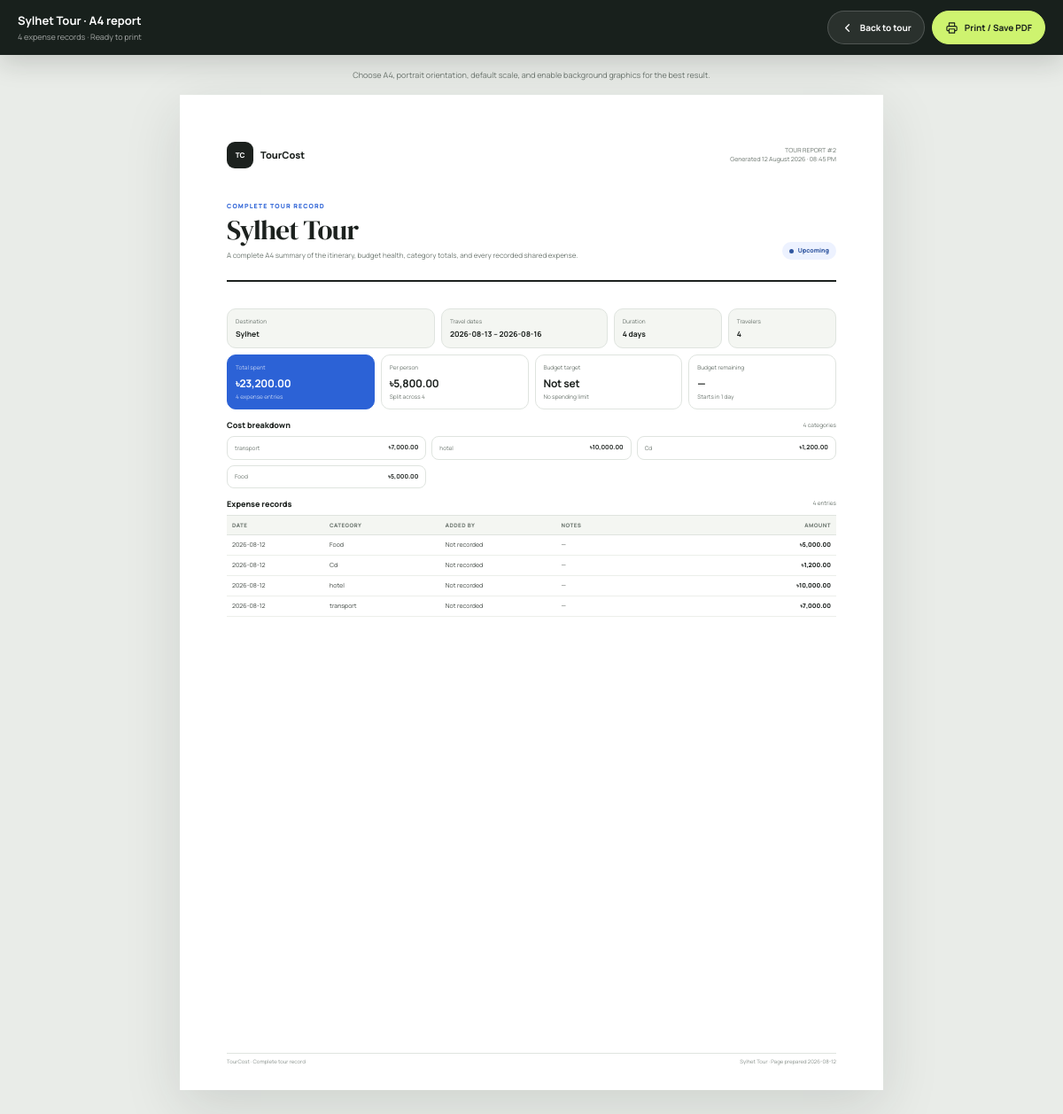
Page /tour/2/print (signed in) on the committed database.
### tables this page shows
CREATE TABLE tours (
                id INTEGER PRIMARY KEY AUTOINCREMENT,
                title TEXT NOT NULL,
                destination TEXT NOT NULL,
                start_date TEXT NOT NULL,
                end_date TEXT NOT NULL,
                travelers INTEGER NOT NULL,
                transport_cost REAL NOT NULL DEFAULT 0,
                hotel_cost_per_night REAL NOT NULL DEFAULT 0,
                hotel_nights INTEGER NOT NULL DEFAULT 0,
                food_cost_per_person_per_day REAL NOT NULL DEFAULT 0,
                food_days INTEGER NOT NULL DEFAULT 0,
                activities_cost REAL NOT NULL DEFAULT 0,
                visa_cost REAL NOT NULL DEFAULT 0,
                shopping_cost REAL NOT NULL DEFAULT 0,
                other_cost REAL NOT NULL DEFAULT 0,
                tax_percent REAL NOT NULL DEFAULT 0,
                contingency_percent REAL NOT NULL DEFAULT 0,
                notes TEXT DEFAULT '',
                created_at TEXT NOT NULL,
                updated_at TEXT NOT NULL
            , total_cost REAL NOT NULL DEFAULT 0, budget_limit REAL NOT NULL DEFAULT 0);

CREATE TABLE expenses (
                    id INTEGER PRIMARY KEY AUTOINCREMENT,
                    tour_id INTEGER NOT NULL,
                    category TEXT NOT NULL,
                    amount REAL NOT NULL,
                    expense_date TEXT NOT NULL,
                    notes TEXT DEFAULT '',
                    created_at TEXT NOT NULL,
                    updated_at TEXT NOT NULL, created_by_id INTEGER,
                    FOREIGN KEY(tour_id) REFERENCES tours(id) ON DELETE CASCADE
                );

### app.py (the view)
@app.route("/tour/<int:tour_id>/print")
@login_required
def print_tour(tour_id):
    with get_db() as conn:
        tour = conn.execute("SELECT * FROM tours WHERE id = ?", (tour_id,)).fetchone()
    if not tour:
        flash("Tour not found.", "danger")
        return redirect(url_for("dashboard"))
    costs = calculate_costs(tour)
    insights = get_tour_insights(tour, costs["grand_total"])
    expenses = get_tour_expenses(tour_id)
    return render_template(
        "print_tour.html",
        tour=tour,
        costs=costs,
        insights=insights,
        expenses=expenses,
        generated_at=datetime.now(),
    )

### app.py (called while the page is built)
@contextmanager
def get_db():
    conn = sqlite3.connect(DB_PATH)
    conn.row_factory = sqlite3.Row
    conn.execute("PRAGMA foreign_keys = ON")
    try:
        yield conn
        conn.commit()
    except Exception:
        conn.rollback()
        raise
    finally:
        conn.close()

def get_tour_expenses(tour_id):
    with get_db() as conn:
        return conn.execute(
            """
            SELECT expenses.*, users.full_name AS added_by_name, users.username AS added_by_username
            FROM expenses
            LEFT JOIN users ON users.id = expenses.created_by_id
            WHERE expenses.tour_id = ?
            ORDER BY expenses.expense_date DESC, expenses.id DESC
            """,
            (tour_id,),
        ).fetchall()

def get_user_by_id(user_id):
    with get_db() as conn:
        return conn.execute("SELECT * FROM users WHERE id = ?", (user_id,)).fetchone()

def login_required(view):
    @wraps(view)
    def wrapped(*args, **kwargs):
        if not g.current_user:
            flash("Please log in to continue.", "warning")
            return redirect(url_for("login", next=request.full_path))
        return view(*args, **kwargs)
    return wrapped

@app.before_request
def protect_from_csrf():
    if request.method == "POST":
        expected = session.get("csrf_token", "")
        supplied = request.form.get("csrf_token", "") or request.headers.get("X-CSRF-Token", "")
        if not expected or not supplied or not hmac.compare_digest(expected, supplied):
            session.pop("csrf_token", None)
            get_csrf_token()
            flash("That form expired. Please try again; your page has been refreshed safely.", "warning")
            referrer = urlsplit(request.referrer or "")
            if referrer.netloc == request.host:
                location = referrer.path or "/"
                if referrer.query:
                    location = f"{location}?{referrer.query}"
                return redirect(location)
            return redirect(url_for("dashboard" if session.get("user_id") else "login"))

@app.before_request
def load_current_user():
    g.current_user = None
    user_id = session.get("user_id")
    if user_id:
        g.current_user = get_user_by_id(user_id)
        if g.current_user is None:
            session.clear()

### templates/print_tour.html (shortened to what this page needs)
<!doctype html>
<html lang="en">
<head>
    <link rel="stylesheet" href="{{ url_for('static', filename='print.css') }}">
</head>
<body>
<div class="print-toolbar no-print">
    <div class="toolbar-copy">
        <strong>{{ tour['title'] }} · A4 report</strong>
        <span>{{ expenses|length }} expense {% if expenses|length == 1 %}record{% else %}records{% endif %} · Ready to print</span>
    </div>
    <div class="toolbar-actions">
        <a class="print-button" href="{{ url_for('view_tour', tour_id=tour['id']) }}">
            <svg viewBox="0 0 24 24" fill="none" aria-hidden="true"><path d="m15 18-6-6 6-6" stroke="currentColor" stroke-width="2" stroke-linecap="round" stroke-linejoin="round"/></svg>
            Back to tour
        </a>
        <button class="print-button primary" type="button" onclick="window.print()">
            <svg viewBox="0 0 24 24" fill="none" aria-hidden="true"><path d="M7 9V3h10v6M7 17H5a2 2 0 0 1-2-2v-4a2 2 0 0 1 2-2h14a2 2 0 0 1 2 2v4a2 2 0 0 1-2 2h-2M7 14h10v7H7v-7Z" stroke="currentColor" stroke-width="1.8" stroke-linejoin="round"/></svg>
            Print / Save PDF
        </button>
    </div>
</div>
<p class="screen-hint no-print">Choose A4, portrait orientation, default scale, and enable background graphics for the best result.</p>
<main class="a4-report">
    <header class="report-brand">
        <div class="brand-name"><span class="brand-mark">TC</span><span>TourCost</span></div>
        <div class="report-id">TOUR REPORT #{{ tour['id'] }}<br>Generated {{ generated_at.strftime('%d %B %Y · %I:%M %p') }}</div>
    </header>
    <section class="report-heading">
        <div>
            <span class="kicker">Complete tour record</span>
            <h1>{{ tour['title'] }}</h1>
            <p>A complete A4 summary of the itinerary, budget health, category totals, and every recorded shared expense.</p>
        </div>
        <span class="status {{ insights['status'] }}">{{ insights['status_label'] }}</span>
    </section>
    <section class="meta-grid" aria-label="Tour information">
        <div class="meta-item"><span>Destination</span><strong>{{ tour['destination'] }}</strong></div>
        <div class="meta-item"><span>Travel dates</span><strong>{{ tour['start_date'] }} – {{ tour['end_date'] }}</strong></div>
        <div class="meta-item"><span>Duration</span><strong>{{ insights['duration_days'] }} day{% if insights['duration_days'] != 1 %}s{% endif %}</strong></div>
        <div class="meta-item"><span>Travelers</span><strong>{{ tour['travelers'] }}</strong></div>
    </section>
    <section class="metrics-grid" aria-label="Tour totals">
        <article class="metric primary"><span>Total spent</span><strong>&#2547;{{ "{:,.2f}".format(costs['grand_total']) }}</strong><small>{{ expenses|length }} expense {% if expenses|length == 1 %}entry{% else %}entries{% endif %}</small></article>
        <article class="metric"><span>Per person</span><strong>&#2547;{{ "{:,.2f}".format(costs['per_person']) }}</strong><small>Split across {{ tour['travelers'] }}</small></article>
        <article class="metric"><span>Budget target</span><strong>{% if insights['budget_limit'] > 0 %}&#2547;{{ "{:,.2f}".format(insights['budget_limit']) }}{% else %}Not set{% endif %}</strong><small>{% if insights['budget_limit'] > 0 %}{{ "{:.0f}".format(insights['budget_percent']) }}% used{% else %}No spending limit{% endif %}</small></article>
        <article class="metric {% if insights['over_budget'] %}danger{% endif %}"><span>{% if insights['over_budget'] %}Over budget{% else %}Budget remaining{% endif %}</span><strong>{% if insights['budget_remaining'] is not none %}&#2547;{{ "{:,.2f}".format((-insights['budget_remaining']) if insights['over_budget'] else insights['budget_remaining']) }}{% else %}—{% endif %}</strong><small>{{ insights['timing_label'] }}</small></article>
    </section>
    {% if costs['category_breakdown'] %}
    <div class="section-heading"><h2>Cost breakdown</h2><span>{{ costs['category_breakdown']|length }} {% if costs['category_breakdown']|length == 1 %}category{% else %}categories{% endif %}</span></div>
    <section class="category-grid" aria-label="Cost categories">
        {% for category in costs['category_breakdown'] %}
        <div class="category-item"><span>{{ category['label'] }}</span><strong>&#2547;{{ "{:,.2f}".format(category['amount']) }}</strong></div>
        {% endfor %}
    </section>
    {% endif %}
    <div class="section-heading"><h2>Expense records</h2><span>{{ expenses|length }} {% if expenses|length == 1 %}entry{% else %}entries{% endif %}</span></div>
    <table>
        <colgroup><col style="width:16%"><col style="width:19%"><col style="width:19%"><col><col style="width:17%"></colgroup>
        <thead><tr><th>Date</th><th>Category</th><th>Added by</th><th>Notes</th><th class="amount">Amount</th></tr></thead>
        <tbody>
        {% for expense in expenses %}
            <tr>
                <td>{{ expense['expense_date'] }}</td>
                <td>{{ expense['category'] }}</td>
                <td>{% if expense['added_by_name'] %}{{ expense['added_by_name'] }}{% if expense['added_by_username'] %}<br><small>@{{ expense['added_by_username'] }}</small>{% endif %}{% else %}Not recorded{% endif %}</td>
                <td>{{ expense['notes'] or '—' }}</td>
                <td class="amount">&#2547;{{ "{:,.2f}".format(expense['amount']) }}</td>
            </tr>
        {% else %}
            <tr><td class="empty-row" colspan="5">No individual expenses have been recorded for this tour.</td></tr>
        {% endfor %}
        </tbody>
    </table>
    <footer class="report-footer"><span>TourCost · Complete tour record</span><span>{{ tour['title'] }} · Page prepared {{ generated_at.strftime('%Y-%m-%d') }}</span></footer>
</main>
</body>
</html>

### rows in the picture
tours: title "Sylhet Tour", id "2", destination "Sylhet", start_date "2026-08-13", end_date "2026-08-16", travelers "4"
expenses: label "transport", amount "7,000.00", expense_date "2026-08-12", category "transport", notes "—"
expenses: label "hotel", amount "10,000.00", expense_date "2026-08-12", category "hotel", notes "—"
expenses: label "Cd", amount "1,200.00", expense_date "2026-08-12", category "Cd", notes "—"
expenses: label "Food", amount "5,000.00", expense_date "2026-08-12", category "Food", notes "—"

### other values in the picture
{{ expenses|length }} "4"
{{ insights['status_label'] }} "Upcoming"
{{ insights['duration_days'] }} "4"
{{ "{:,.2f}".format(costs['grand_total']) }} "23,200.00"
{{ "{:,.2f}".format(costs['per_person']) }} "5,800.00"
{{ insights['timing_label'] }} "Starts in 1 day"
{{ costs['category_breakdown']|length }} "4"
